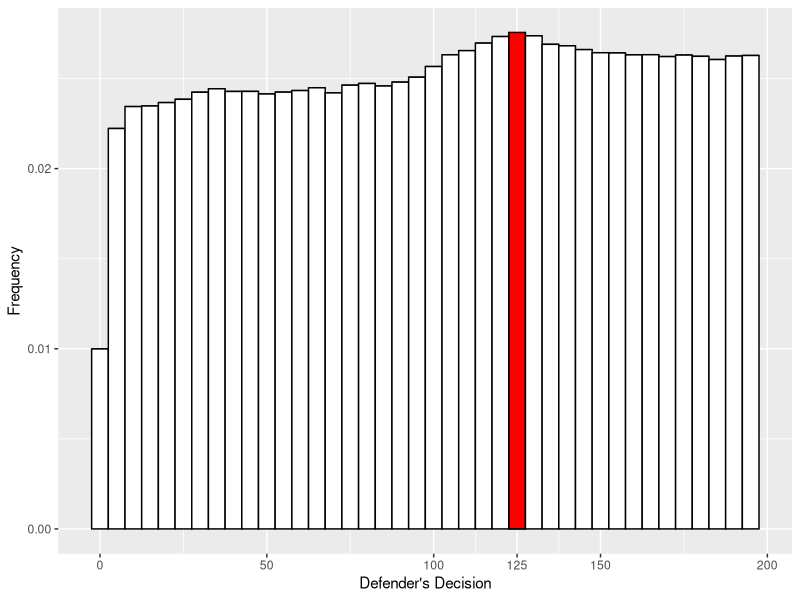
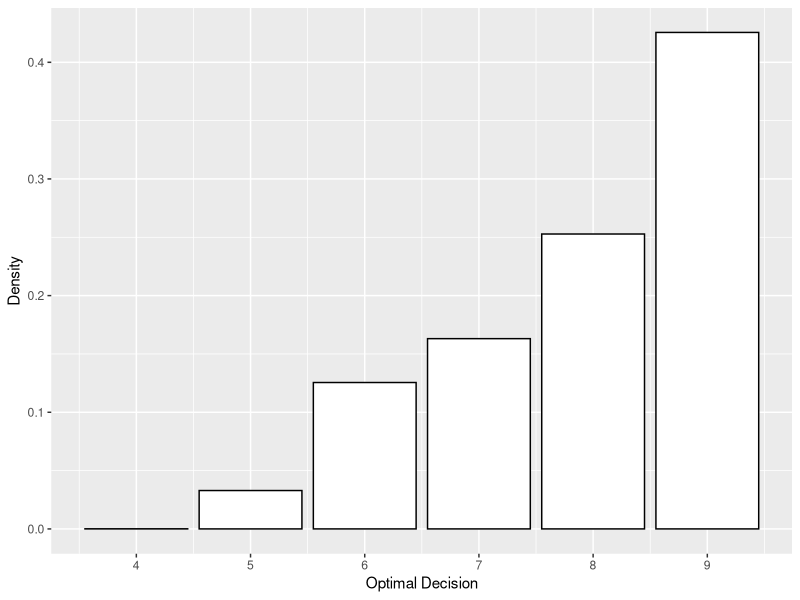
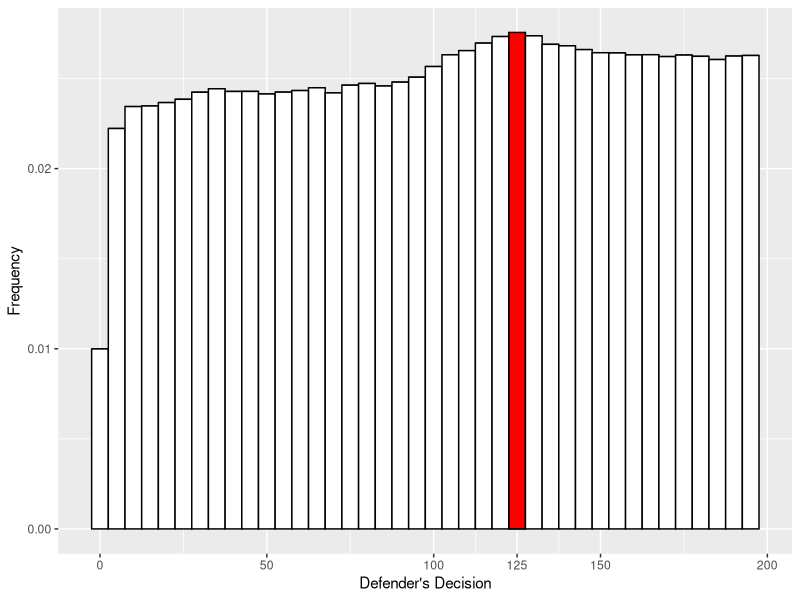
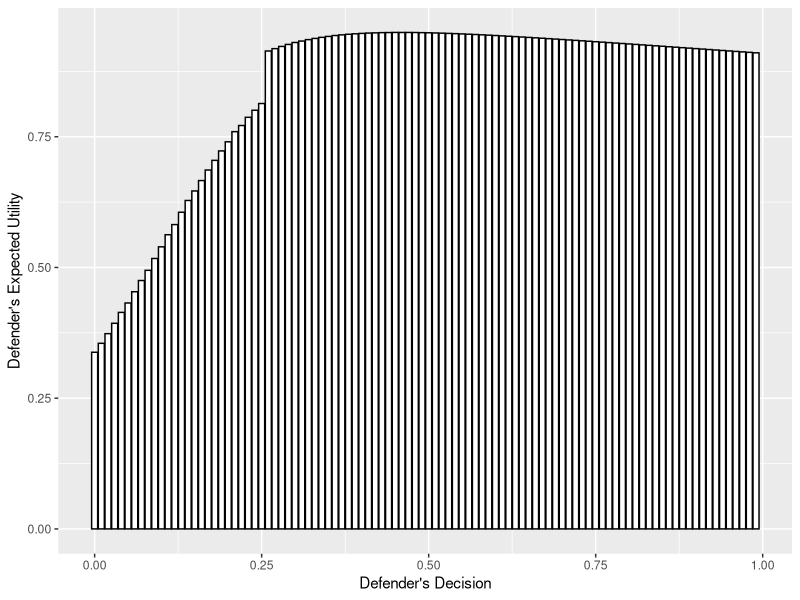
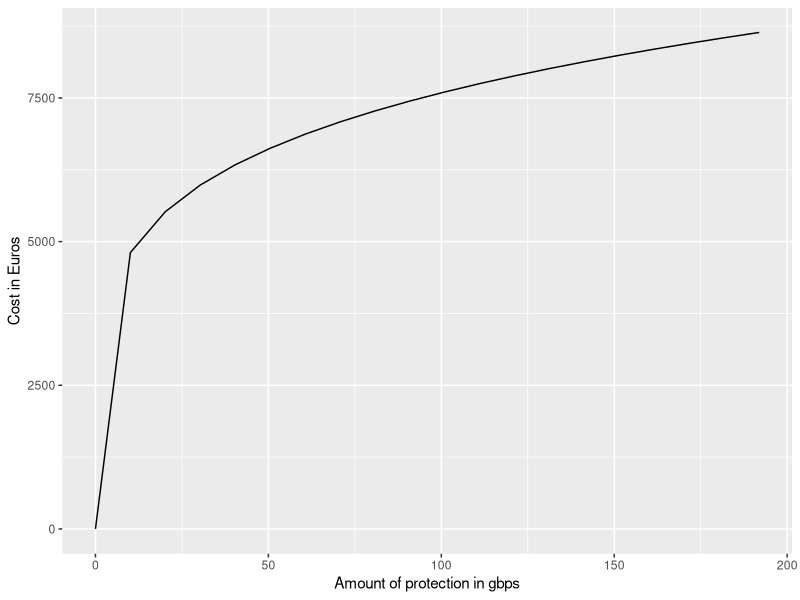
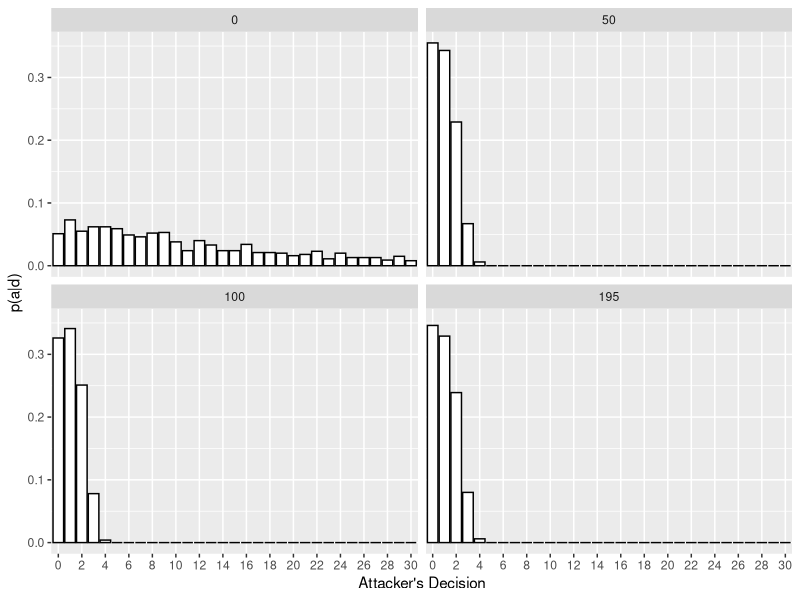

These charts were generated, in order, by the following R code:
library(ggplot2)
library(reshape2)

## Sensitivity Analysis
dist = read.csv("results/sa_results.csv")

p <- ggplot(dist, aes(x = pert_dec)) + 
  geom_bar(aes(y = (..count..)/sum(..count..)), position = "dodge", color = "black", fill = "white") +
  xlab("Optimal Decision") + 
  scale_x_continuous(breaks = 0:9) +
  ylab("Density")

ggsave(p, filename = "img/hist_sa2.pdf", dpi = 300, width = 8.33, height = 5.79)


## APS solution real problem
dist <- read.csv("results/dist_APS.csv")
p <- ggplot(dist, aes(x = X0,
                      fill = factor(ifelse(X0 == 125, "Highlighted", "Normal")))) + 
  geom_histogram(aes(y=(..count..)/sum(..count..)), bins = 40, colour="black") +
  scale_fill_manual(name = "area", values=c("red", "white"), guide = FALSE) +
  scale_x_continuous(breaks = c(0, 50, 100, 125, 150, 200)) +
  xlab("Defender's Decision") + 
  ylab("Frequency")
p

ggsave(p, filename = "img/aps_prob3.pdf", device = "pdf", dpi = 300, width = 8.33, height = 5.79)

## Expected utility time comparison problem
psi_d <- read.csv("results/EU_timecompprob.csv")

p <- ggplot(psi_d, aes(x = d, y = EU)) + 
  geom_bar(stat="identity", colour="black", fill = "white") + 
  xlab("Defender's Decision") + 
  ylab("Defender's Expected Utility")

ggsave(p, filename = "img/EU_probtime.pdf", device = "pdf", dpi = 300, width = 8.33, height = 5.79)

## Cost interpolation
costs <- read.csv("results/costs.csv")
costs <- costs[costs$x <= 200,]

p <- ggplot(costs, aes(x = x, y = y)) + 
  geom_line() + 
  xlab("Amount of protection in gbps") + 
  ylab("Cost in Euros")

ggsave(p, filename = "img/costs.pdf", device = "pdf", dpi = 300, width = 8.33, height = 5.79)

## p_d real problem
pd <- read.csv("results/p_d.csv")
colnames(pd) <- c("d", 0:30)
pd_melted <- melt(pd, id.vars = "d")
ds <- c(0, 50, 100, 195)
pd_melted <- pd_melted[pd_melted$d %in% ds,]

p <- ggplot(data = pd_melted, aes(x = variable, y = value)) + 
  geom_bar(stat = "identity", colour="black", fill = "white") + 
  scale_x_discrete(breaks = seq(0, 30, 2)) + 
  facet_wrap(~ d, nrow = 2) + 
  xlab("Attacker's Decision") + 
  ylab("p(a|d)")

ggsave(p, filename = "img/pa_given_d.pdf", device = "pdf", dpi = 300, width = 8.33, height = 5.79)
